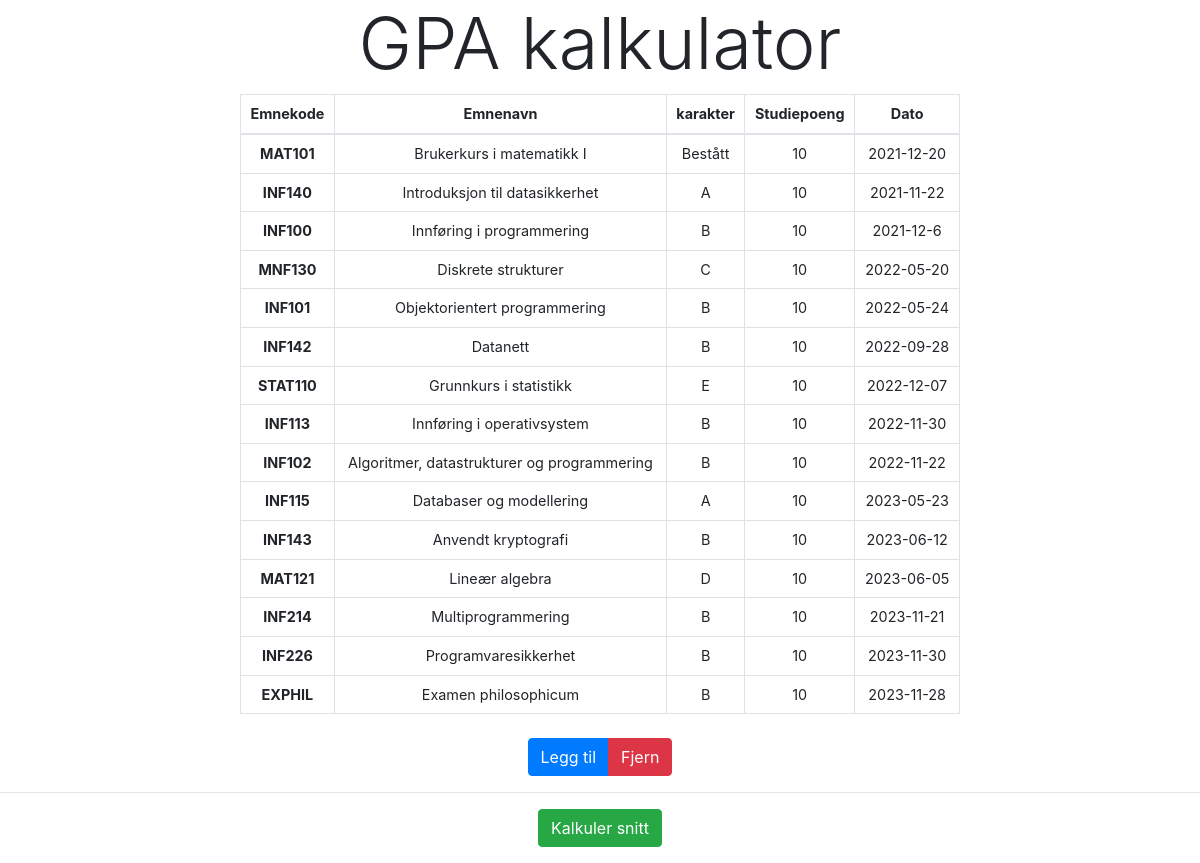
Before: / with the older database file.
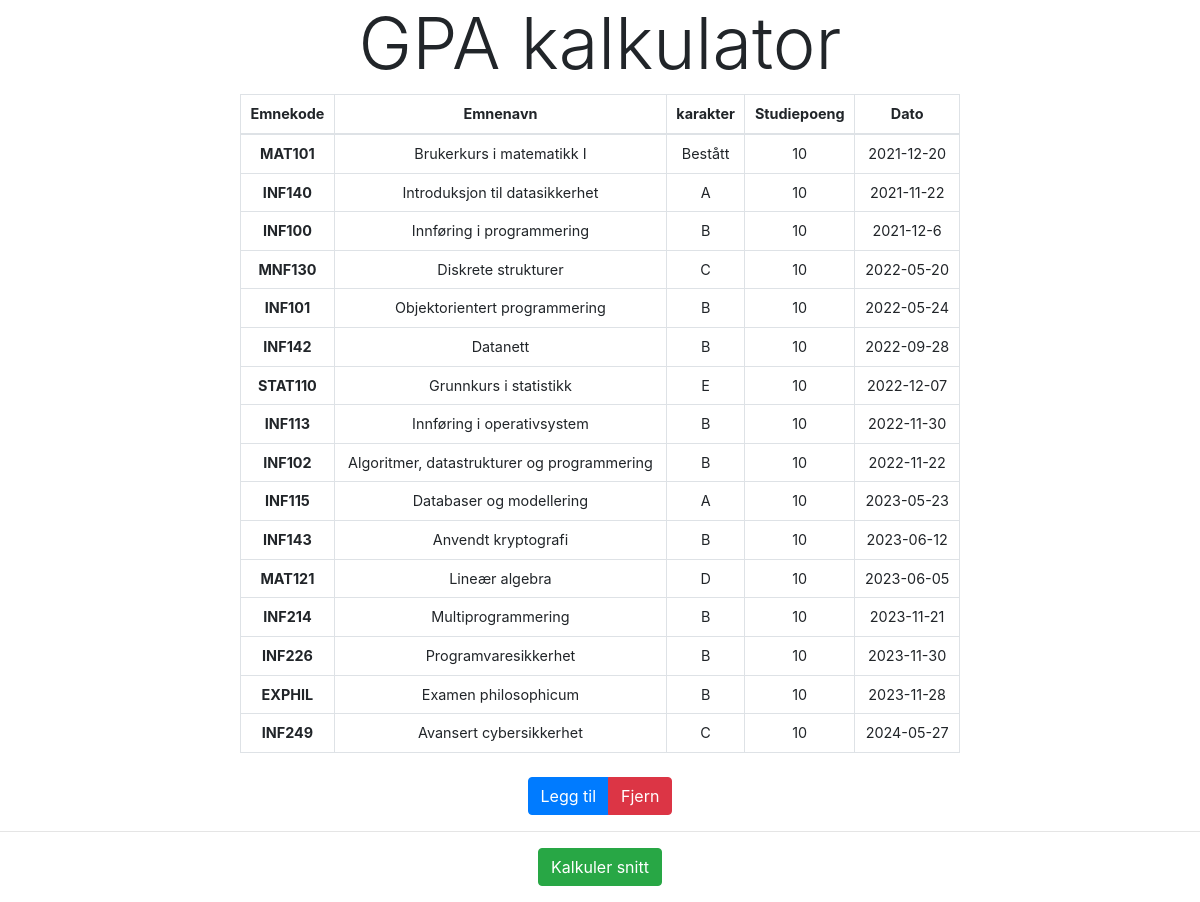
After: the same page with the newer database file.
### tables this page shows
CREATE TABLE KARAKTERER(
    Emnekode TEXT NOT NULL,
    Emnenavn TEXT,
    karakter TEXT NOT NULL CHECK(karakter IN ('A', 'B', 'C', 'D', 'E', 'F', 'Bestått')),
    Studiepoeng INTEGER DEFAULT 10,
    Dato DATE,
    PRIMARY KEY (Emnekode)
);

### app.py (the view)
@app.get("/")
def index_html():
    conn = get_db_connection()
    conn.row_factory = sqlite3.Row
    cur = conn.cursor()
    cur.execute('SELECT * FROM KARAKTERER')
    rows = cur.fetchall()
    conn.close()
    return render_template('index.html', rows=rows)

### app.py (called while the page is built)
def get_db_connection():
    retries = 5
    for _ in range(retries):
        try:
            conn = sqlite3.connect(db_path, timeout=10)
            return conn
        except sqlite3.OperationalError as e:
            if "database is locked" in str(e):
                time.sleep(1)
            else:
                raise
    raise sqlite3.OperationalError("Maximum retries reached, database is still locked")

### templates/index.html (shortened to what this page needs)
<!doctype html>
<html lang="no">
<head>
    <link rel="stylesheet" href="https://cdn.jsdelivr.net/npm/bootstrap@4.3.1/dist/css/bootstrap.min.css"
>
    <link rel="stylesheet" type="text/css" href="{{ url_for('static', filename='css/styles.css') }}">
</head>
<body>
    <header>
        <h1 class="text-center display-3">GPA kalkulator</h1>
    </header>
    <main>
        <table id="gradeTable" class="table table-bordered">
            <thead>
                <tr>
                    <th scope="col">Emnekode</th>
                    <th scope="col">Emnenavn</th>
                    <th scope="col">karakter</th>
                    <th scope="col">Studiepoeng</th>
                    <th scope="col">Dato</th>
                </tr>
            </thead>
            <tbody>
                {% for row in rows %}
                <tr>
                    <td><b>{{ row['Emnekode'] }}</b></td>
                    <td>{{ row['Emnenavn'] }}</td>
                    <td>{{ row['karakter'] }}</td>
                    <td>{{ row['Studiepoeng'] }}</td>
                    <td>{{ row['Dato'] }}</td>
                </tr>
                {% endfor %}
            </tbody>
        </table>
        <br>
        <section class="text-center">
            <div class="btn-group" role="group">
                <button id="showAddForm" type="button" class="btn btn-primary">Legg til</button>
                <button id="showRemoveForm" type="button" class="btn btn-danger">Fjern</button>
            </div>
            <br>
        </section>
        <hr>
        <section class="text-center">
            <button id="buttonGPA" type="submit" class="btn btn-success">Kalkuler snitt</button>
        </section>
    </main>
</body>
</html>

### static/css/styles.css (style rules this page uses)
table.table { width: 60%; margin: auto; font-size: 0.9em; }
table.table th, table.table td { padding: 8px; text-align: center; }
table.table thead th { font-size: 1em; }

Changed rows visible on the page:
added KARAKTERER: Emnekode "INF249", Emnenavn "Avansert cybersikkerhet", karakter "C", Studiepoeng "10", Dato "2024-05-27"
